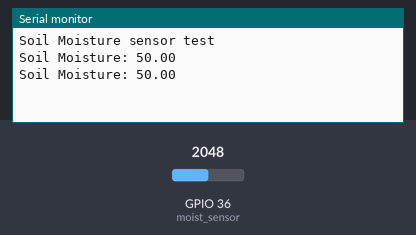
Recording of a sketch running on a simulated ESP32. Shown: the last lines printed to the serial monitor. The test bench sets the inputs (shaded band); at power-on: GPIO 36 (moist_sensor) = 2048.

Above: at 2.8 s.
2.9 s: GPIO 36 (moist_sensor) set to 2866
At 5.0 s:
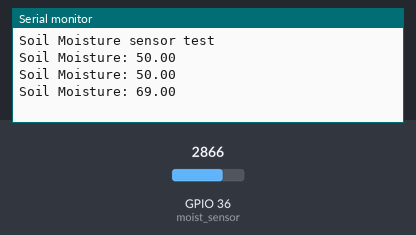
5.6 s: GPIO 36 (moist_sensor) set to 3603
At 6.6 s:
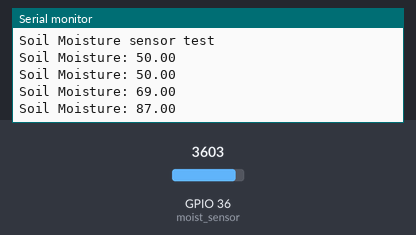
Timing chart, 0 to 8.6 s (numbered marks = the images above; inputs shaded):
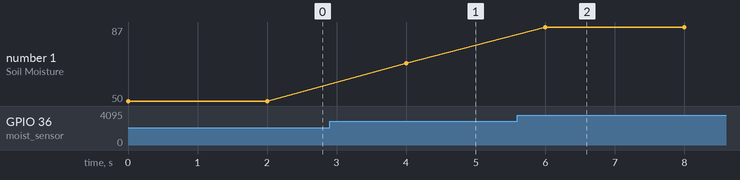

Measured:
- after the input at 2.9 s, the serial monitor: prints a new line after 1.1 s (image 1)
- after the input at 5.6 s, the serial monitor: prints a new line after 0.40 s (image 2)
- plotted number 1: 50 → 69 after the input at 2.9 s, 69 → 87 after the input at 5.6 s

The sketch:

esp32_soil_moisture_sensor.ino
```cpp
const int moist_sensor = 36;   // Port B

float moisture = 0.0;

void setup() {
  pinMode(moist_sensor, INPUT);

  Serial.begin(9600);
  Serial.println("Soil Moisture sensor test");
}

void loop() {
  moisture = analogRead(moist_sensor);
  moisture = map(moisture, 0, 4095, 0, 100);
  Serial.print("Soil Moisture: ");
  Serial.println(moisture);

  delay(2000);
}
```
